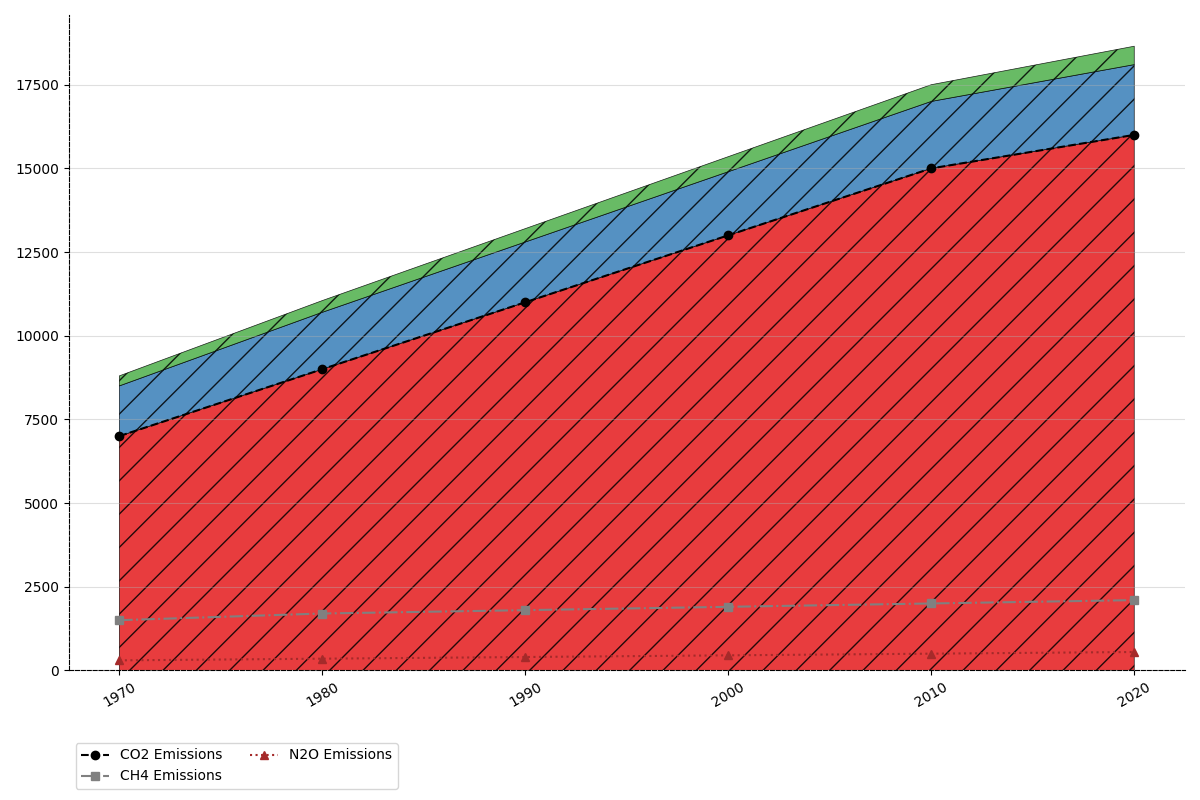

Recreate this plot in Python.
import matplotlib.pyplot as plt
import numpy as np

decades = np.array([1970, 1980, 1990, 2000, 2010, 2020])

co2_emissions = np.array([7000, 9000, 11000, 13000, 15000, 16000])
ch4_emissions = np.array([1500, 1700, 1800, 1900, 2000, 2100])
n2o_emissions = np.array([300, 350, 400, 450, 500, 550])

emissions_data = np.vstack([co2_emissions, ch4_emissions, n2o_emissions])

colors = ['#e41a1c', '#377eb8', '#4daf4a']  # Updated to match the remaining data series

fig, ax = plt.subplots(figsize=(12, 8))

ax.stackplot(decades, emissions_data, colors=colors, alpha=0.85, 
             edgecolor='black', linewidth=0.5, hatch='/')
ax.yaxis.grid(True, linestyle='-', alpha=0.4)

ax.set_xticks(decades)
ax.set_xticklabels(decades, rotation=30)

ax.spines['top'].set_color('none')
ax.spines['right'].set_color('none')
ax.spines['left'].set_linestyle('--')
ax.spines['bottom'].set_linestyle('--')

ax.plot(decades, co2_emissions, linestyle='--', marker='o', color='black', label='CO2 Emissions')
ax.plot(decades, ch4_emissions, linestyle='-.', marker='s', color='grey', label='CH4 Emissions')
ax.plot(decades, n2o_emissions, linestyle=':', marker='^', color='brown', label='N2O Emissions')

ax.legend(loc='upper left', ncol=2, bbox_to_anchor=(0, -0.1))

plt.tight_layout()
plt.show()
